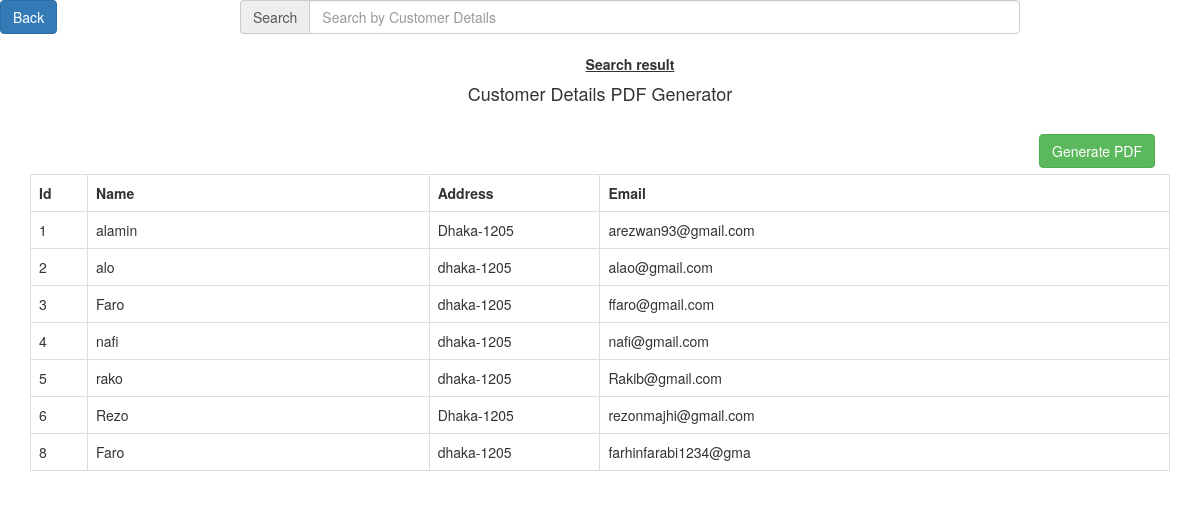
The app's page /ViewUsers.php (signed in) with its own data.
### tables this page shows
CREATE TABLE `user` (
  `UserId` int(4) NOT NULL,
  `UFname` varchar(20) NOT NULL,
  `ULastname` varchar(20) NOT NULL,
  `Uname` varchar(20) NOT NULL,
  `Uaddress` varchar(20) NOT NULL,
  `Uemail` varchar(20) NOT NULL,
  `Upassword` varchar(20) NOT NULL,
  `Ugender` char(20) NOT NULL,
  `PhoneCode` varchar(20) NOT NULL,
  `PhoneNumber` varchar(20) NOT NULL
);

### ViewUsers.php (the view, shortened to what this page needs)
 <?php
 function fetch_data()
 {
      $output = '';
     include 'connect.php';
      $sql = "SELECT * FROM user ORDER BY UserId ASC";
      $result = mysqli_query($conn, $sql);
      while($row = mysqli_fetch_array($result))
      {
      $output .= '<tr>
                          <td>'.$row["UserId"].'</td>
                          <td>'.$row["Uname"].'</td>
                          <td>'.$row["Uaddress"].'</td>
                          <td>'.$row["Uemail"].'</td>
                     </tr>
                          ';
      }
      return $output;
 }
?>
<!DOCTYPE html>
<html>
<head>
	<link rel="stylesheet" href="https://maxcdn.bootstrapcdn.com/bootstrap/3.3.6/css/bootstrap.min.css" />
</head>
<body>
 <div><span class="pull-left"><a href="AdminHome.php"  class="btn btn-primary"> Back</a></span></div>
	<div class="input-group" style="margin-left: 240px;max-width: 65%">
     <span class="input-group-addon">Search</span>
     <input type="text" name="search_text" id="search_text" placeholder="Search by Customer Details" class="form-control"/>
    </div>
 <div id="result" style="max-width: 65%;position: relative;margin-left: 240px;text-align: center;margin-top: 20px"><b><u>Search result</u></b></div>
  <div class="container">
                <h4 align="center"> Customer Details PDF Generator</h4><br />
                <div class="table-responsive">
                	<div class="col-md-12" align="right">
                     <form method="post">
                          <input type="submit" name="generate_pdf" class="btn btn-success" value="Generate PDF" />
                     </form>
                     </div>
                     <br/>
                     <br/>
                     <table class="table table-bordered">
                          <tr>
                               <th width="5%">Id</th>
                               <th width="30%">Name</th>
                               <th width="15%">Address</th>
                               <th width="50%">Email</th>
                          </tr>
                     <?php
                     echo fetch_data();
                     ?>
                     </table>
                </div>
           </div>
</body>
</html>

### records on screen
user: UserId "1", Uname "alamin", Uaddress "Dhaka-1205", Uemail "arezwan93@gmail.com"
user: UserId "2", Uname "alo", Uaddress "dhaka-1205", Uemail "alao@gmail.com"
user: UserId "3", Uname "Faro", Uaddress "dhaka-1205", Uemail "ffaro@gmail.com"
user: UserId "4", Uname "nafi", Uaddress "dhaka-1205", Uemail "nafi@gmail.com"
user: UserId "5", Uname "rako", Uaddress "dhaka-1205", Uemail "Rakib@gmail.com"
user: UserId "6", Uname "Rezo", Uaddress "Dhaka-1205", Uemail "rezonmajhi@gmail.com"
user: UserId "8", Uname "Faro", Uaddress "dhaka-1205", Uemail "farhinfarabi1234@gma"
